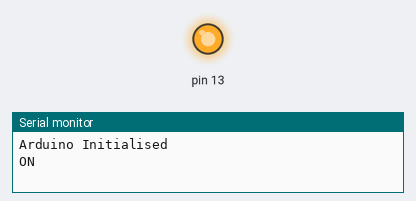
Bench run of a sketch on a simulated Arduino Uno, built with avr-gcc and run on an emulated ATmega328P. Parts: output pins drawn as LEDs (lit = HIGH), the last lines printed to the serial monitor.

Above: at 1.0 s.
At 5.5 s:
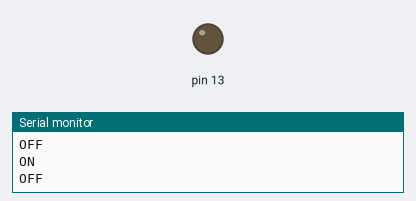
Timing chart, 0 to 6.9 s (numbered marks = the images above):
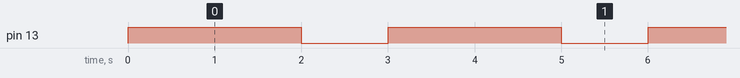

Measured:
- by itself, pin 13: alternates HIGH for 2.0 s and LOW for 1.0 s

The sketch:

sketch_jan28_activity_1.ino
```cpp
void setup() {
  // put your setup code here, to run once:
  Serial.begin(9600);
  pinMode(13, OUTPUT);
  Serial.println("Arduino Initialised");
}

void loop() {
  // Power LED for 2 secs
   Serial.println("ON");
  digitalWrite(13, HIGH);
  delay(2000);

 // Off LED for 1 secs
  Serial.println("OFF");
  digitalWrite(13, LOW);
  delay(1000);
}
```
